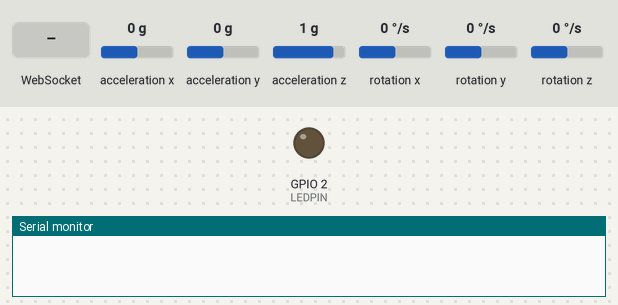
A program run on a simulated ESP8266 (Wemos D1 mini). Parts: output pins drawn as LEDs (lit = HIGH), the last lines printed to the serial monitor. Wiring (inferred from the names in the program): MPU-9250 motion sensor at I2C address 0x68. The test bench sets the inputs (shaded band); at power-on: acceleration x 0 g, acceleration y 0 g, acceleration z 1 g, rotation x 0 °/s, rotation y 0 °/s, rotation z 0 °/s. WiFi joins after 1.5 s; servers stay silent unless stated.

Above: at 1.9 s.
At 9.2 s:
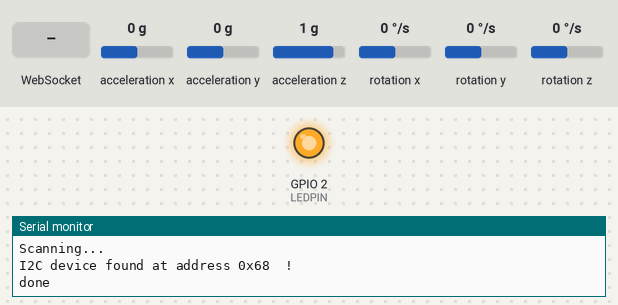
9.3 s: WebSocket text "1" received
Timing chart, 0 to 12.3 s (numbered marks = the images above; inputs shaded):
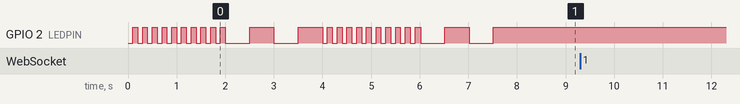

The program:

main.cpp
```cpp
#include <Arduino.h>

#include "Movement.h"
#include "WebSocket.h"
#include "GAM.h"

#include <Wire.h>
#include <ESP8266WiFi.h>
#include <WiFiClient.h>
#include <ESP8266WebServer.h>
#include <ArduinoJson.h>


#define LEDPIN      2

// const char* ssid = "leonie";
const char* ssid = "CoworkingHN";
const char* password = "ilovecowohn";

Movement movement;
WebSocket socket;
GAM gyro;

WiFiClient client;

void blink(int count, int del) {
    pinMode(LEDPIN, OUTPUT);

    for (int i = 0; i < count; i++) {
        digitalWrite(LEDPIN, LOW);
        delay(del);
        digitalWrite(LEDPIN, HIGH);
        delay(del);
    }
}

void setup() {
    Serial.begin(9600);
    blink(10, 100);

    // setup WLAN
    WiFi.begin(ssid, password);

    while (WiFi.status() != WL_CONNECTED) {
        blink(1, 500);
        Serial.printf("\nWiFi connected.\nIP address:");
        Serial.println(WiFi.localIP());
    }


    blink(10, 100);

    gyro.I2Cscan();

    socket.Setup(client);
    // movement.Setup();
    gyro.Setup();

    blink(2, 500);
}


void loop() {
    static uint32_t prev_ms = millis();

    while (WiFi.status() != WL_CONNECTED) {
        blink(1, 500);
    }

    //server.handleClient();

    socket.Loop();
    //movement.Loop();


    if (millis() > 1000 + prev_ms) {
        prev_ms = millis();


        int16_t values_accel[3];
        int16_t values_temp[1];
        int16_t values_gyro[3];

        gyro.Loop(values_accel, values_temp, values_gyro);

        String message = String("accel_x:") + String(values_accel[0], DEC) + String(";accel_y:") + String(values_accel[1], DEC) + String(";accel_z:") + String(values_accel[2], DEC);
        char msg[message.length()];
        message.toCharArray(msg, message.length());
        socket.Message(msg);

    }

}
```

GAM.cpp
```cpp
#include <Arduino.h>
#include <Wire.h>

#include "GAM.h"

#define MPU9250_ADDRESS     0x68

#define ACCEL_ADDRESS         0x3B
#define GYRO_ADDRESS        0x43

void I2Cread(uint8_t Address, uint8_t Register, uint8_t Nbytes, uint8_t* Data)
{
    Wire.beginTransmission(Address);
    Wire.write(Register);
    Wire.endTransmission();

    Wire.requestFrom(Address, Nbytes);
    uint8_t index=0;

    while (Wire.available())
        Data[index++]=Wire.read();
}


void I2CwriteByte(uint8_t Address, uint8_t Register, uint8_t Data)
{
    Wire.beginTransmission(Address);
    Wire.write(Register);
    Wire.write(Data);
    Wire.endTransmission();
}


void GAM::I2Cscan() {
    Wire.begin();
    // scan for i2c devices
    byte error, address;
    int nDevices;

    Serial.println("Scanning...");

    nDevices = 0;
    for(address = 1; address < 127; address++ )
    {
        // The i2c_scanner uses the return value of
        // the Write.endTransmisstion to see if
        // a device did acknowledge to the address.
        Wire.beginTransmission(address);
        error = Wire.endTransmission();

        if (error == 0)
        {
            Serial.print("I2C device found at address 0x");
            if (address<16)
                Serial.print("0");
            Serial.print(address,HEX);
            Serial.println("  !");

            nDevices++;
        }
        else if (error==4)
        {
            Serial.print("Unknow error at address 0x");
            if (address<16)
                Serial.print("0");
            Serial.println(address,HEX);
        }
    }

    if (nDevices == 0)
        Serial.println("No I2C devices found\n");
    else
        Serial.println("done\n");
}

void GAM::Setup() {
    // Arduino initializations
    Wire.begin();
    // Set accelerometers low pass filter at 5Hz
    I2CwriteByte(MPU9250_ADDRESS,29,0x06);
    // Set gyroscope low pass filter at 5Hz
    I2CwriteByte(MPU9250_ADDRESS,26,0x06);


    // Configure gyroscope range
    // I2CwriteByte(MPU9250_ADDRESS,27,GYRO_FULL_SCALE_1000_DPS);
    // Configure accelerometers range
    // I2CwriteByte(MPU9250_ADDRESS,28,ACC_FULL_SCALE_4_G);
    // Set by pass mode for the magnetometers
    // I2CwriteByte(MPU9250_ADDRESS,0x37,0x02);

    // Request continuous magnetometer measurements in 16 bits
    // I2CwriteByte(MAG_ADDRESS,0x0A,0x16);

    // pinMode(13, OUTPUT);
    // Timer1.initialize(10000);         // initialize timer1, and set a 1/2 second period
    // Timer1.attachInterrupt(callback);  // attaches callback() as a timer overflow interrupt


    // Store initial time
    // ti=millis();
}


void GAM::Loop(int16_t* accel, int16_t* temp, int16_t* gyro) {
    uint8_t Buf[14];

    I2Cread(MPU9250_ADDRESS, ACCEL_ADDRESS, 14, Buf);

    accel[0] = -(Buf[0]<<8 | Buf[1]);
    accel[1] = -(Buf[2]<<8 | Buf[3]);
    accel[2] = Buf[4]<<8 | Buf[5];

    temp[2] = Buf[6]<<8 | Buf[7];

    gyro[0] = Buf[8]<<8 | Buf[9];
    gyro[1] = Buf[10]<<8 | Buf[11];
    gyro[2] = Buf[12]<<8 | Buf[13];
}
```

GAM.h
```cpp
#include <Arduino.h>

class GAM {
    public:
        void I2Cscan();
        void Setup();
        void Loop(int16_t* accel, int16_t* temp, int16_t* gyro);
};
```

Movement.cpp
```cpp
#include <Arduino.h>
#include <Servo.h>
#include "Movement.h"

#ifndef SERVO_COUNT
#define SERVO_COUNT     4
#endif

#ifndef SENSOR_PIN
#define SENSOR_PIN     5
#endif

const int servoPins[SERVO_COUNT] = {15, 13, 12, 14};
int detectWalls = 1;
Servo servos[SERVO_COUNT];


void Movement::Setup() {
    for (int i = 0; i < SERVO_COUNT; i++) {
        servos[i].attach(servoPins[i]);
    }
}

void Movement::Loop() {
    if (detectWalls > 0 && digitalRead(SENSOR_PIN) == 0) {
        servos[0].write(90);
        servos[1].write(90);
        servos[2].write(90);
        servos[3].write(90);
    }
}

void Movement::SetServo(int servo, int value) {
    servos[servo].write(value);
}

void Movement::SetServos(int s1, int s2, int s3, int s4) {
    servos[0].write(s1);
    servos[1].write(s2);
    servos[2].write(s3);
    servos[3].write(s4);
}
```

Movement.h
```cpp
#include <Arduino.h>
#include <Servo.h>

class Movement {
    public:
        void SetServo(int servo, int value);
        void SetServos(int s1, int s2, int s3, int s4);
        void Setup();
        void Loop();
};
```

WebSocket.cpp
```cpp
#include <Arduino.h>
#include <ESP8266WiFi.h>
#include "WebSocket.h"

#include <WebSocketsClient.h>

char path[] = "/";
char host[] = "192.168.178.38";
int port = 8080;

WebSocketsClient webSocket;

void webSocketEvent(WStype_t type, uint8_t * payload, size_t length) {

	switch(type) {
		case WStype_DISCONNECTED:
			Serial.printf("[WSc] Disconnected!\n");
			break;
		case WStype_CONNECTED:
			Serial.printf("[WSc] Connected to url: %s\n", payload);

			// send message to server when Connected
			webSocket.sendTXT("Connected");
			break;
		case WStype_TEXT:
			Serial.printf("[WSc] get text: %s\n", payload);

			// send message to server
			// webSocket.sendTXT("message here");
			break;
		case WStype_BIN:
			Serial.printf("[WSc] get binary length: %u\n", length);
			// hexdump(payload, length);

			// send data to server
			// webSocket.sendBIN(payload, length);
			break;
		case WStype_ERROR:
		case WStype_FRAGMENT_TEXT_START:
		case WStype_FRAGMENT_BIN_START:
		case WStype_FRAGMENT:
		case WStype_FRAGMENT_FIN:
			break;
	}
}


void WebSocket::Setup(WiFiClient client) {
    webSocket.begin(host, port, path);

	// event handler
	webSocket.onEvent(webSocketEvent);

	// use HTTP Basic Authorization this is optional remove if not needed
	// webSocket.setAuthorization("user", "Password");

	// try ever 5000 again if connection has failed
	webSocket.setReconnectInterval(5000);
}

void WebSocket::Loop() {
    webSocket.loop();
}

void WebSocket::Send(char *event, char *payload) {

}

void WebSocket::Message(String msg) {
    webSocket.sendTXT(msg);
}
```

WebSocket.h
```cpp
#include <Arduino.h>
#include <ESP8266WiFi.h>

class WebSocket {
    public:
        void Setup(WiFiClient client);
        void Loop();
        void Message(String msg);
        void Send(char *event, char *payload);
};
```
